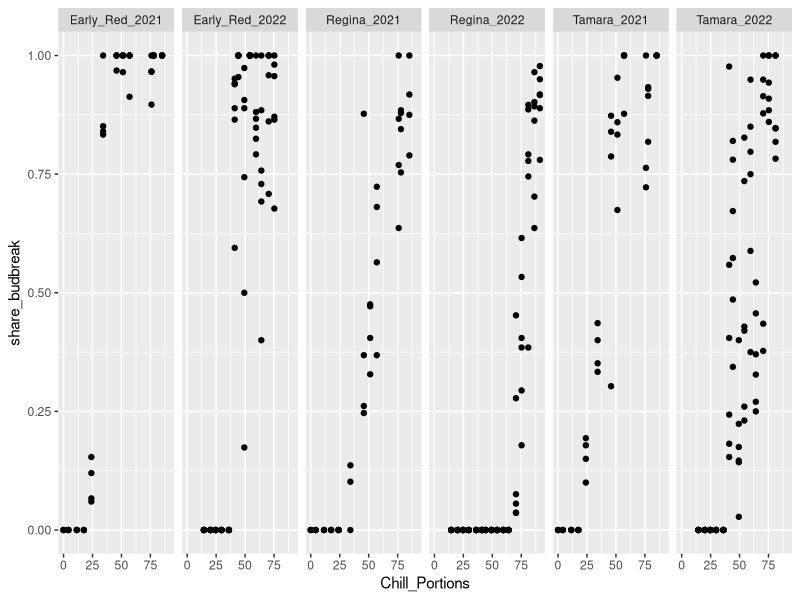
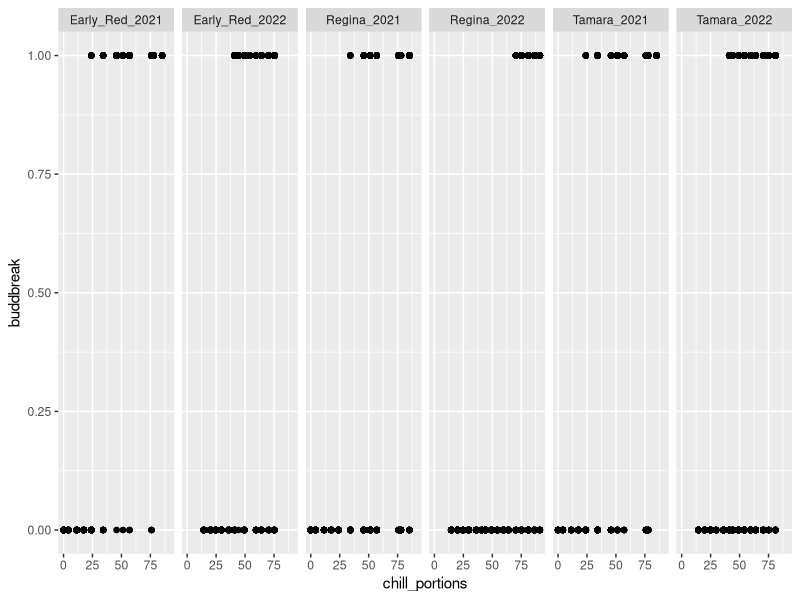

Write the R code that produced these figures, in order. (Note: this script raises an error after producing the figures.)
#To fit the curve

library(ggplot2) #for plotting
library(reshape2)
library(dplyr)
library(emmeans) #for confidence interval
library(dplyr) #for pipes
library(MASS) #for prediction of infliction point with standard error


##################
#using raw data
##################

#read data

Data <- read.csv('data/Budbreak_datafinal20212022.csv', sep = ",")

###############################################################

#bring date in Date format 
Data$Collection <- as.Date(Data$Collection, format  = '%d/%m/%Y')

#share of buds in bloom
Data$share_budbreak <- Data$Buds_51_stage_BBCH / Data$Total_Buds

#plot without fitted curve
ggplot(Data, aes(x = Chill_Portions, y = share_budbreak)) + geom_point()+
  facet_grid(~Variety)


#eduardo transferred the average bloom data back to the original 1 / 0 format
#--> need function to convert Total Buds and share_budbreak to 0 and 1
convert_relative_frequency <- function(n, occ){
  #get number of occurences
  n_bloom <- occ
  n_no_bloom <- (n - occ)
  
  #transform to vector with 0 and 1 instead
  return(c(rep(1, n_bloom), rep(0, n_no_bloom)))
  
}

convert_relative_frequency(n = Data$Total_Buds[1],
                           occ = Data$Buds_51_stage_BBCH[1])



budbreak_abs <- data.frame(NULL)
for(i in 1:nrow(Data)){
  abs_freq <- convert_relative_frequency(n = Data$Total_Buds[i],
                             occ = Data$Buds_51_stage_BBCH[i])
  budbreak_abs <- rbind(budbreak_abs,
                        data.frame(variety = Data$Variety[i],
                                   twig = Data$Twig[i],
                                   collection_date = Data$Collection[i],
                                   measurement_date = Data$Measurement_day[i],
                                   chill_portions = Data$Chill_Portions[i],
                                   buddbreak = abs_freq))
}

ggplot(budbreak_abs, aes(x = chill_portions, y = buddbreak)) + geom_point()+
  facet_grid(~variety)

#split variety into season and variety

# n_last <- 4                                # Specify number of characters to extract
# budbreak_abs$season <- substr(budbreak_abs$variety, nchar(budbreak_abs$variety) - n_last + 1, nchar(budbreak_abs$variety)) # Extract last three characters
# budbreak_abs$season <- as.numeric(budbreak_abs$season)
# 
# budbreak_abs$variety <- substring(budbreak_abs$variety, 1, nchar(budbreak_abs$variety)-(n_last+1))


ggplot(budbreak_abs, aes(x = chill_portions, y = buddbreak)) + geom_point()+
  facet_grid(season~variety)


#split the data by variety and year
budbreak_list <- split(budbreak_abs, budbreak_abs$variety)

model_list <- purrr::map(budbreak_list, function(x) glm(formula = buddbreak ~ chill_portions, 
                                                        family = binomial, data = x, weights = NULL ))

yhat.df2 <-  model_list %>%
  purrr::map(function(x) emmeans(x, ~ chill_portions, at=list(chill_portions=seq(0,100,by=.1)), type = 'response')) %>%
  purrr::map(as.data.frame) %>%
  bind_rows(.id = 'variety')
  

#fit binomial model for each variety, but not for each 
#m2 <- glm(formula = buddbreak ~ chill_portions + variety, family = binomial, data = budbreak_abs, weights=NULL )

#get confidence interval
#yhat.df2 <- emmeans(m2, ~chill_portions, at=list(chill_portions=seq(0,92,by=.1)), type='response', by= 'variety') %>%
#  as.data.frame()



#plot fitted curve with confidence interval
ggplot(budbreak_abs, aes(x = chill_portions)) +
  geom_ribbon(data = yhat.df2, aes(ymin = asymp.LCL, ymax = asymp.UCL), 
              fill = 'blue', alpha = .4) +
  geom_line( data = yhat.df2, aes( y = prob), color = 'blue') +
  geom_point(aes(y = buddbreak)) +
  labs(y='Share of broken buds', x='Chill Accumulation (CP)')+
  facet_wrap(~variety, nrow = 3, ncol = 2)

###########################################
##I want to add b50 as "CR" (to each one)
###########################################


#get chillportions at 50% budbreak
budbreak_50 <- purrr::map(model_list, MASS::dose.p, p = c(.5))

  
  
#b50 <- MASS::dose.p(m2, p=c(.5))
#b50
#--> much smaller std
